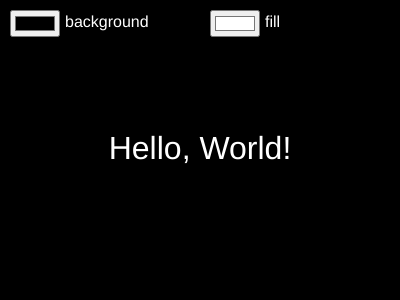
Frame 1 (no input)
Frame 60 (no input): identical to frame 1, image omitted
Frame 120 (the mouse pressed at the canvas centre since frame 60): identical to frame 1, image omitted

The p5.js sketch that drew this single still picture (run headless with seeded random() and noise() and a simulated clock; from frame 60 on, the mouse is pressed at the canvas centre):

// p5.js sketch
// ── sketch.js
let bgPicker, fillPicker;

function setup() {
    createCanvas(400, 300);
    bgPicker = createColorPicker(color(0));
    fillPicker = createColorPicker(color(255));
    const container = select("main");
    bgPicker.parent(container);
    fillPicker.parent(container);
    bgPicker.position(10, 10);
    fillPicker.position(width / 2 + 10, 10);
}

function draw() {
    background(bgPicker.value());
    fill(fillPicker.value());
    textSize(16);
    textAlign(LEFT, TOP);
    text("background", 65, 15);
    text("fill", width / 2 + 65, 15);
    textAlign(CENTER, CENTER);
    textSize(32);
    text("Hello, World!", 0, 0, width, height);
}
// ── exercise1-2.html
<!DOCTYPE html>
<html lang="en">
  <head>
    <meta charset="utf-8" />
    <meta name="viewport" content="width=device-width, initial-scale=1.0">

    <title>PDM1 - W7P1 - Exercise 1.2</title>

    <link href="https://cdn.jsdelivr.net/npm/bootstrap@5.3.1/dist/css/bootstrap.min.css" rel="stylesheet" integrity="sha384-4bw+/aepP/YC94hEpVNVgiZdgIC5+VKNBQNGCHeKRQN+PtmoHDEXuppvnDJzQIu9" crossorigin="anonymous">
    <link rel="stylesheet" type="text/css" href="./lib/main-styles.css">
    <script src="https://cdn.jsdelivr.net/npm/bootstrap@5.3.1/dist/js/bootstrap.bundle.min.js" integrity="sha384-HwwvtgBNo3bZJJLYd8oVXjrBZt8cqVSpeBNS5n7C8IVInixGAoxmnlMuBnhbgrkm" crossorigin="anonymous"></script>
    <script src="./lib/libraries/p5.min.js"></script>
  </head>

  <body>
    <h1>Exercise 1.2 - Solution</h1>
    <script src="sketch.js"></script>
  </body>
</html>
